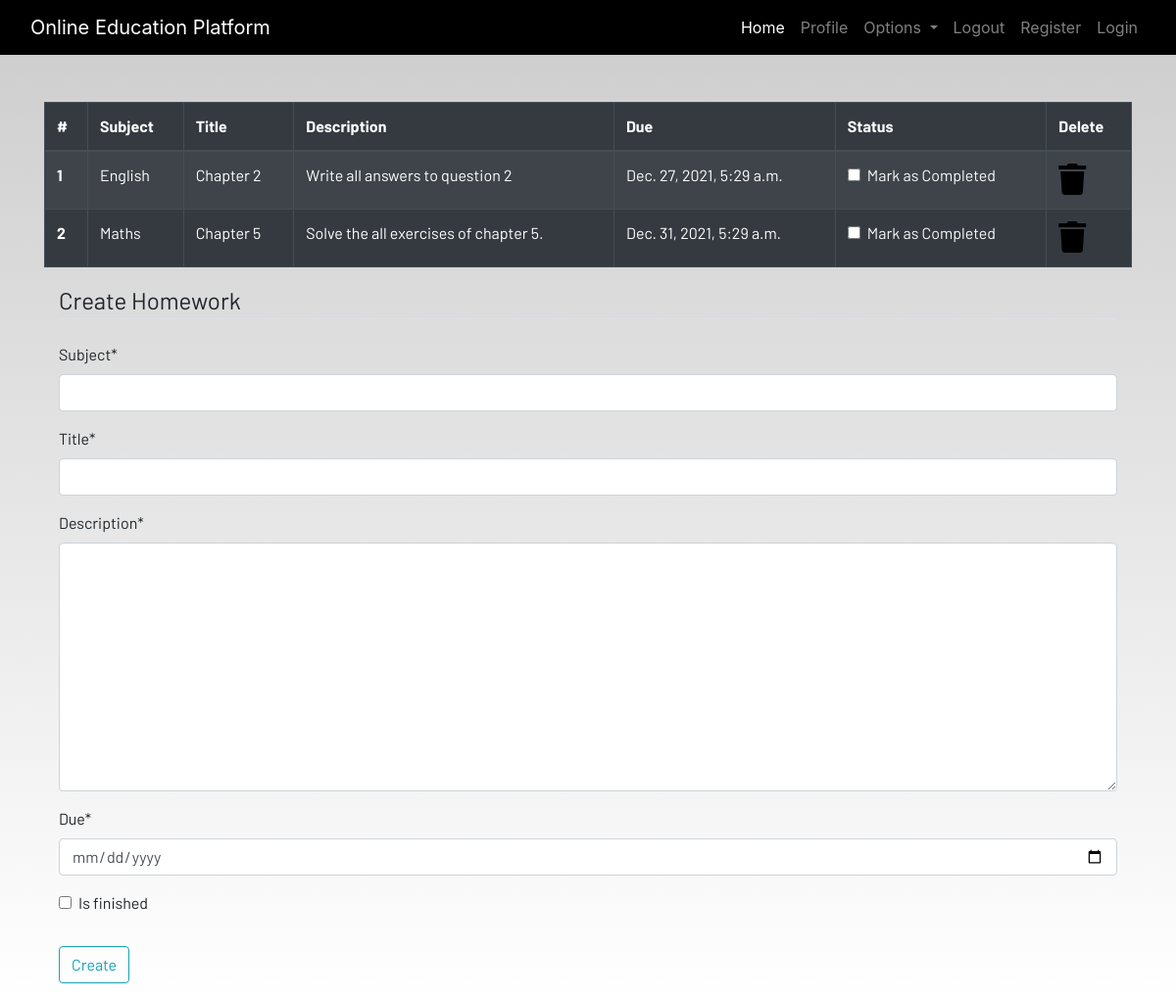
Before: /homework/ (signed in) with the older database file.
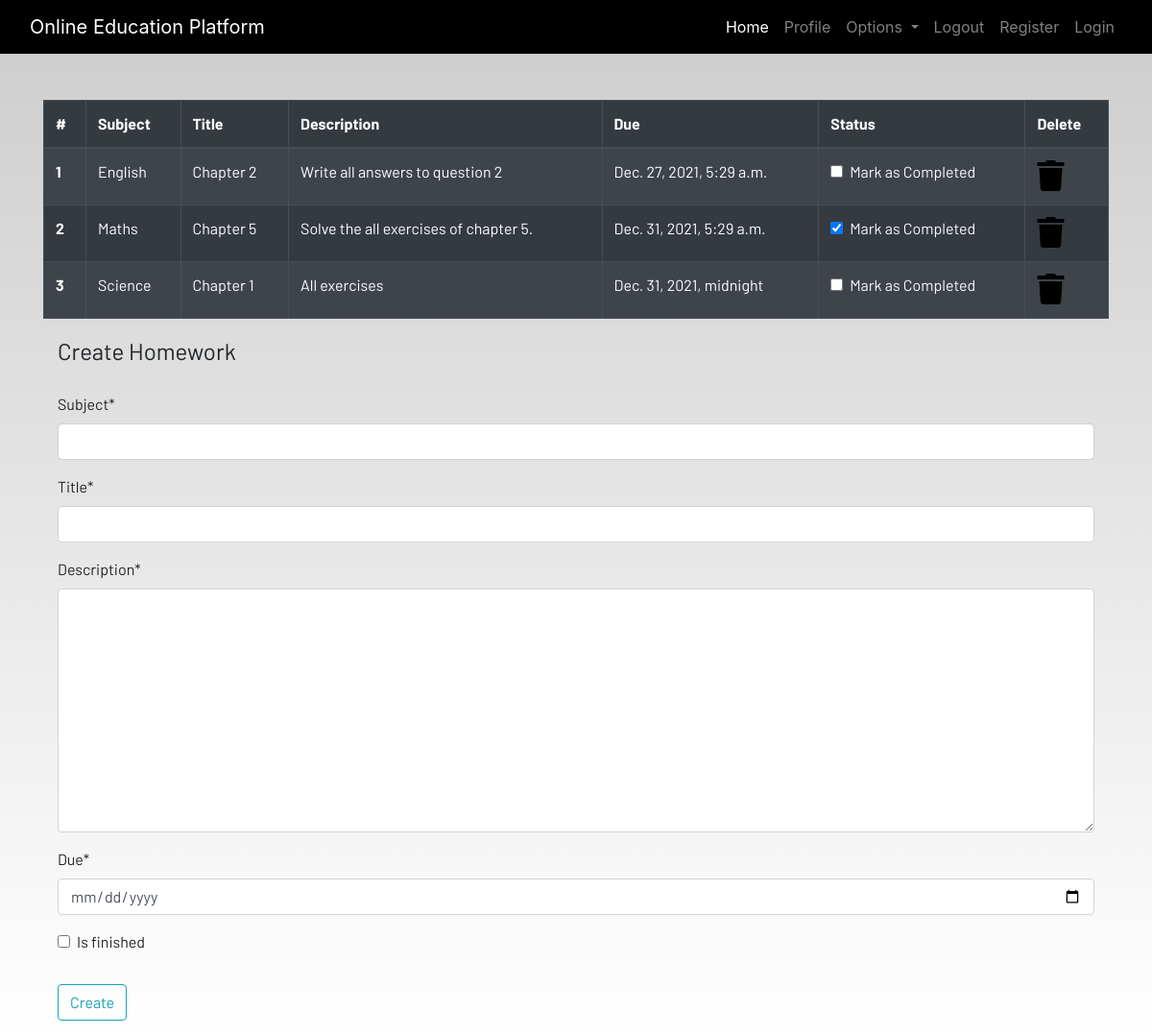
After: the same page with the newer database file.
### edu/models.py (models this page shows, shortened)
class Homework(models.Model):
    user = models.ForeignKey(User, on_delete=models.CASCADE)
    subject = models.CharField(max_length=50)
    title = models.CharField(max_length=200)
    description = models.TextField()
    due = models.DateTimeField()
    is_finished = models.BooleanField(default=False)

### edu/views.py (the view)
# urls.py: path('homework/', views.homework, name='homework'),
def homework(request):
    if request.method == "POST":
        form = HomeworkForm(request.POST)
        if form.is_valid():
            try:
                finished = request.POST['is_finished']
                if finished == 'on':
                    finished = True
                else:
                    finished = False
            except:
                finished = False
            homeworks = Homework(user=request.user,
                          subject = request.POST['subject'],
                          title = request.POST['title'],
                          description = request.POST['description'],
                          due = request.POST['due'],
                          is_finished = finished
                        )
            homeworks.save()
        messages.success(request, f"Homework Added from {request.user.username} Sucessfully !!")
    else:
        form = HomeworkForm()
    homework = Homework.objects.filter(user = request.user)
    if len(homework) == 0:
        homework_done = True
    else:
        homework_done = False
    context = {'homeworks': homework, 'homeworks_done': homework_done, 'form': form}
    return render(request, 'edu/homework.html', context)

### edu/forms.py
class HomeworkForm(forms.ModelForm):
    class Meta:
        model = Homework
        widgets = {'due': DateInput()}
        fields = ['subject', 'title', 'description', 'due', 'is_finished']

### edu/templates/edu/homework.html (shortened to what this page needs)
{% extends 'edu/base.html' %}
{% load static %}
{% load crispy_forms_tags %}
{% block content %}
<div class="container">
    {% if not homework_done %}
    <table class="table table-striped table-bordered table-hover table-dark">
        <thead>
            <tr>
                <th scope="col">#</th>
                <th scope="col">Subject</th>
                <th scope="col">Title</th>
                <th scope="col">Description</th>
                <th scope="col">Due</th>
                <th scope="col">Status</th>
                <th scope="col">Delete</th>
            </tr>
        </thead>
        <tbody>
            {% for homework in homeworks %}
            <tr>
                <th scope="row">{{forloop.counter}}</th>
                <td>{{homework.subject}}</td>
                <td>{{homework.title}}</td>
                <td>{{homework.description}}</td>
                <td>{{homework.due}}</td>
                <td>
                    <a href="{% url 'update-homework' homework.id %}">
                        <div class="form-check">
                            {% if homework.is_finished == True %}
                                <input class="form-check-input" type="checkbox" value="" checked>
                            {% else %}
                                <input class="form-check-input" type="checkbox" value="">
                            {% endif %}
                            <label class="form-check-label text-light" for="flexCheckDefault">
                                Mark as Completed
                            </label>
                        </div>
                    </a>
                </td>
                <td><a href="{% url 'delete-homework' homework.id %}"><i class="fa fa-trash fa-2x"></i></a></td>
            </tr>
            {% endfor %}
        </tbody>
    </table>
    {% else %}
    <h4>All homeworks are completed!! Create to have more!!</h4>
</div>
{% endif %}
<div class=" container">
    <form method="POST">
        <fieldset class="form-group">
            <legend class="border-bottom mb-4">Create Homework</legend>
            {{form|crispy}}
        </fieldset>
        <div class="form-group">
            <button href="" class="btn btn-outline-info" type="submit">
                Create
            </button>
        </div>
    </form>
</div>
{% endblock content %}

Changed rows visible on the page:
changed Homework "Maths": value "☐" → "☑"
added Homework: subject "Science", title "Chapter 1", description "All exercises", due "Dec. 31, 2021, midnight"
